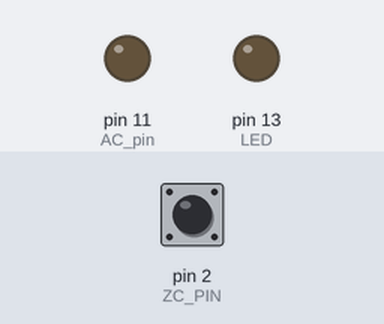
Bench run of a sketch on a simulated Arduino Uno, built with avr-gcc and run on an emulated ATmega328P. Parts: output pins drawn as LEDs (lit = HIGH). Inputs (shaded band) come from the test bench; at power-on: pin 2 (ZC_PIN) HIGH.

Above: at 1.2 s.
1.3 s: pin 2 (ZC_PIN) pulled LOW for 0.15 s
At 2.3 s:
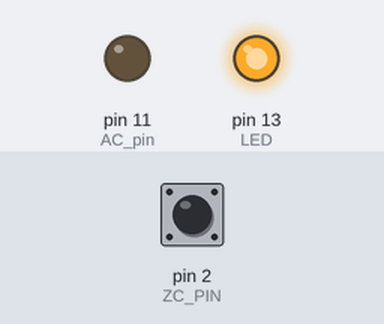
Timing chart, 0 to 4.3 s (numbered marks = the images above; inputs shaded):
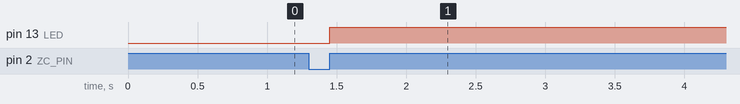

The sketch:

ACdimmer_1.ino
```cpp
/*
AC Light Control

 Updated by Robert Twomey <rtwomey@u.washington.edu>

 Changed zero-crossing detection to look for RISING edge rather
 than falling.  (originally it was only chopping the negative half
 of the AC wave form).

 Also changed the dim_check() to turn on the Triac, leaving it on
 until the zero_cross_detect() turn's it off.

 Ryan McLaughlin <ryanjmclaughlin@gmail.com>

 The hardware consists of an Triac to act as an A/C switch and
 an opto-isolator to give us a zero-crossing reference.
 The software uses two interrupts to control dimming of the light.
 The first is a hardware interrupt to detect the zero-cross of
 the AC sine wave, the second is software based and always running
 at 1/128 of the AC wave speed. After the zero-cross is detected
 the function check to make sure the proper dimming level has been
 reached and the light is turned on mid-wave, only providing
 partial current and therefore dimming our AC load.

 Thanks to http://www.andrewkilpatrick.org/blog/?page_id=445
 and http://www.hoelscher-hi.de/hendrik/english/dimmer.htm

 */

#include <TimerOne.h>           // Avaiable from http://www.arduino.cc/playground/Code/Timer1

volatile int i=0;               // Variable to use as a counter
volatile boolean zero_cross=0;  // Boolean to store a "switch" to tell us if we have crossed zero
int AC_pin = 11;                // Output to Opto Triac
int ZC_PIN = 2;
int POT_pin = 0;             // Pot for testing the dimming
int LED = 13;                    // LED for testing
int dim = 0;                    // Dimming level (0-128)  0 = on, 128 = 0ff

int freqStep = 65;    // This is the delay-per-brightness step in microseconds.
// It is calculated based on the frequency of your voltage supply (50Hz or 60Hz)
// and the number of brightness steps you want.
//
// The only tricky part is that the chopper circuit chops the AC wave twice per
// cycle, once on the positive half and once at the negative half. This meeans
// the chopping happens at 120Hz for a 60Hz supply or 100Hz for a 50Hz supply.

// To calculate freqStep you divide the length of one full half-wave of the power
// cycle (in microseconds) by the number of brightness steps.
//
// (1000000 uS / 120 Hz) / 128 brightness steps = 65 uS / brightness step
//
// 1000000 us / 120 Hz = 8333 uS, length of one half-wave.

void setup() {                                      // Begin setup
  pinMode(AC_pin, OUTPUT);                          // Set the Triac pin as output
  pinMode(LED, OUTPUT);                             // Set the LED pin as output
  pinMode(ZC_PIN, INPUT);
  digitalWrite(ZC_PIN, HIGH);
  attachInterrupt(ZC_PIN - 2, zero_cross_detect, RISING);   // Attach an Interupt to Pin 2 (interupt 0) for Zero Cross Detection
  Timer1.initialize(freqStep);                      // Initialize TimerOne library for the freq we need
  Timer1.attachInterrupt(dim_check, freqStep);
  // Use the TimerOne Library to attach an interrupt
  // to the function we use to check to see if it is
  // the right time to fire the triac.  This function
  // will now run every freqStep in microseconds.
  Serial.begin(115200);
}

void zero_cross_detect() {
  zero_cross = true;               // set the boolean to true to tell our dimming function that a zero cross has occured
  i=0;
  digitalWrite(AC_pin, LOW);
  digitalWrite(LED, LOW);
}

// Function will fire the triac at the proper time
void dim_check() {
  if(zero_cross == true) {
    if(i>=dim) {
//      digitalWrite(AC_pin, HIGH);
        digitalWrite(LED, HIGH);
      i=0;
      zero_cross = false;
    }
    else {
      i++;
    }
  }
}

void loop() {
//  dim = analogRead(POT_pin) / 8;
//  dim = 64;
//  analogWrite(LED, dim);
    dim++;
    if (dim > 128) {
      dim = 0;
    }

  delay(500);
}
```

Measured:
- after the input at 1.3 s, pin 13 (LED): LOW → HIGH after 0.15 s
